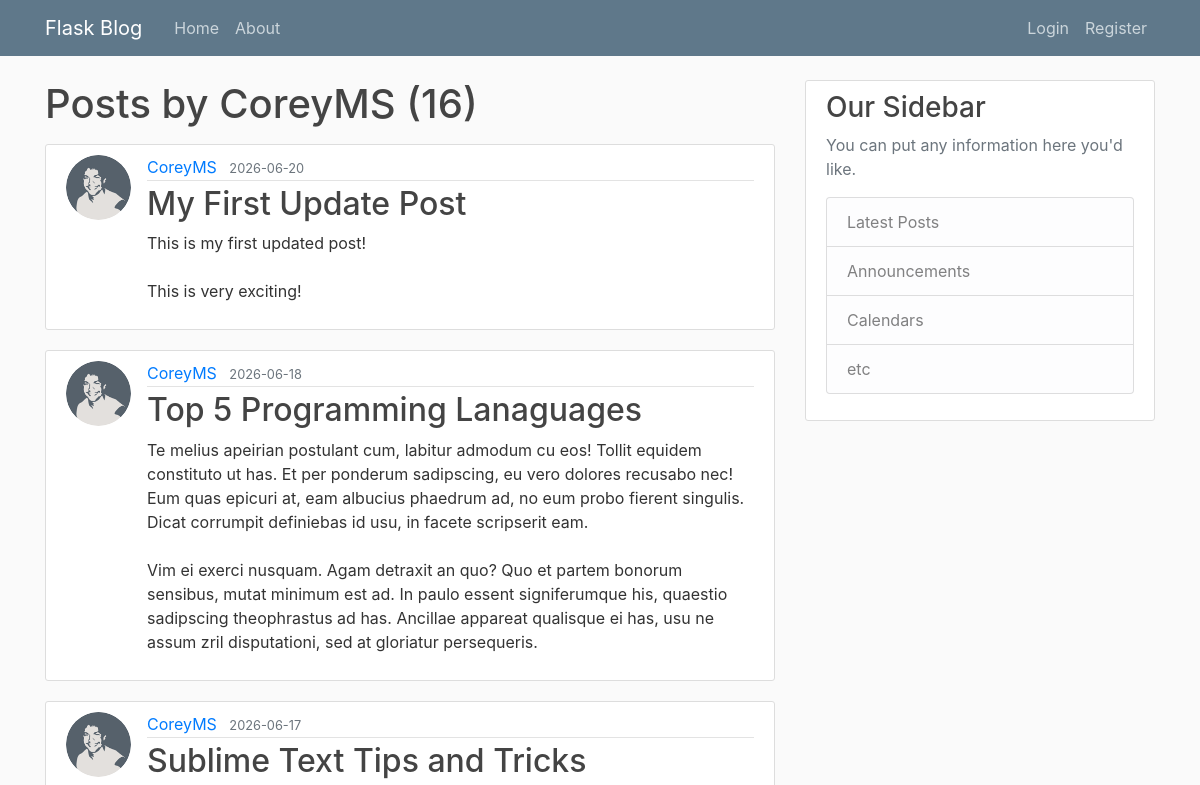
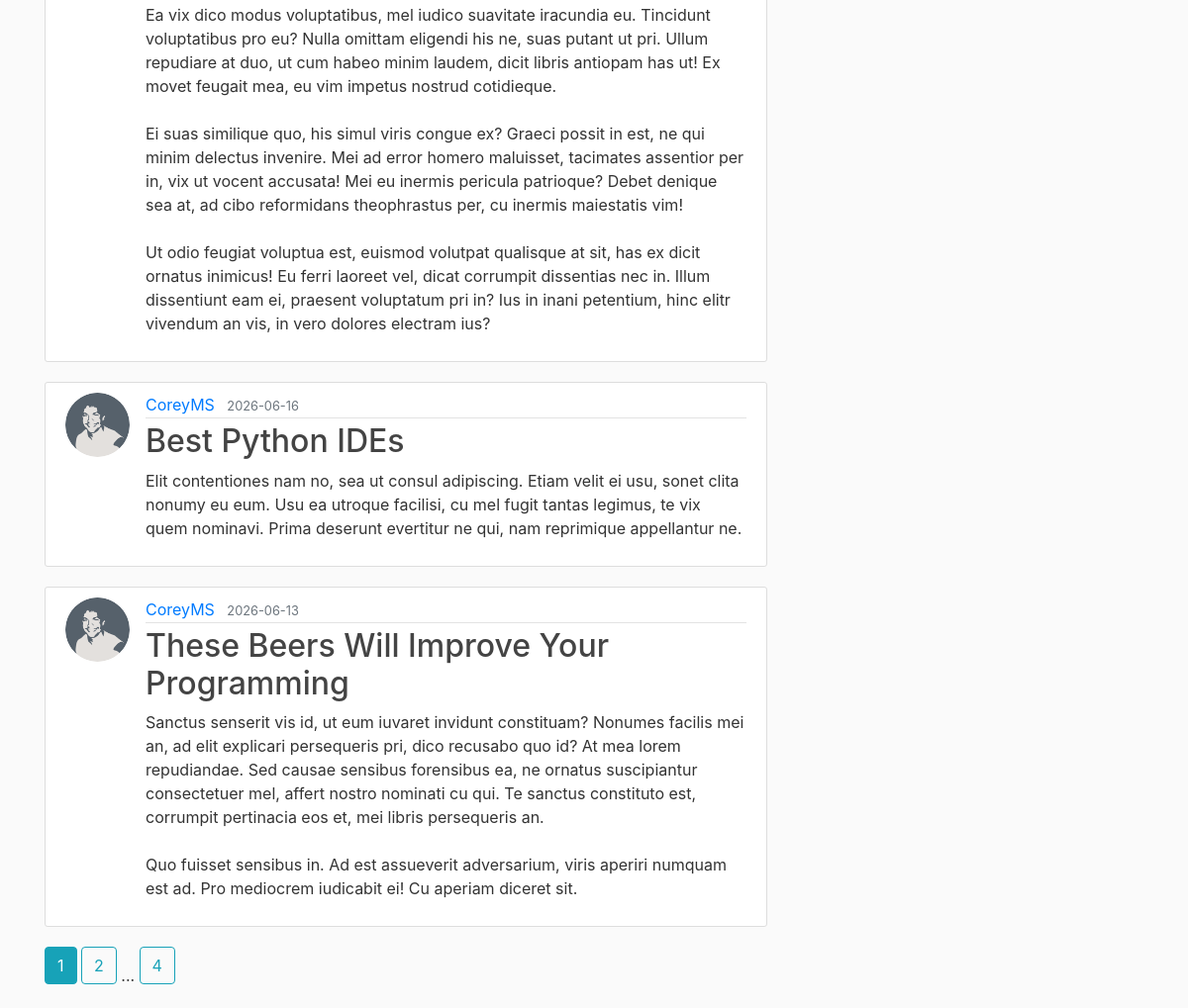
The app's page /user/CoreyMS with its own data (2 pictures, top to bottom).
### flaskblog/models.py (models this page shows, shortened)
class User(db.Model, UserMixin):
    id = db.Column(db.Integer, primary_key=True)
    username = db.Column(db.String(20), unique=True, nullable=False)
    email = db.Column(db.String(120), unique=True, nullable=False)
    image_file = db.Column(db.String(20), nullable=False, default="default.jpg")
    password = db.Column(db.String(60), nullable=False)
    posts = db.relationship("Post", backref="author", lazy=True)

class Post(db.Model):
    id = db.Column(db.Integer, primary_key=True)
    title = db.Column(db.String(100), nullable=False)
    date_posted = db.Column(db.DateTime, nullable=False, default=datetime.utcnow)
    content = db.Column(db.Text, nullable=False)
    user_id = db.Column(db.Integer, db.ForeignKey("user.id"), nullable=False)

### flaskblog/users/routes.py (the view)
@users.route("/user/<string:username>")
def user_posts(username):
    page = request.args.get("page", 1, type=int)
    user = User.query.filter_by(username=username).first_or_404()
    posts = (
        Post.query.filter_by(author=user)
        .order_by(Post.date_posted.desc())
        .paginate(page=page, per_page=5)
    )
    return render_template("user_posts.html", posts=posts, user=user)

### flaskblog/templates/user_posts.html
{% extends "layout.html" %}
{% block content %}
    <h1 class="mb-3">Posts by {{ user.username }} ({{ posts.total }})</h1>
    {% for post in posts.items %}
        <article class="media content-section">
          <img class="rounded-circle article-img" src="{{ url_for('static', filename='profile_pics/' + post.author.image_file) }}">
          <div class="media-body">
            <div class="article-metadata">
              <a class="mr-2" href="{{ url_for('users.user_posts', username=post.author.username) }}">{{ post.author.username }}</a>
              <small class="text-muted">{{ post.date_posted.strftime('%Y-%m-%d') }}</small>
            </div>
            <h2><a class="article-title" href="{{ url_for('posts.post', post_id=post.id) }}">{{ post.title }}</a></h2>
            <p class="article-content">{{ post.content }}</p>
          </div>
        </article>
    {% endfor %}
    {% for page_num in posts.iter_pages(left_edge=1, right_edge=1, left_current=1, right_current=2) %}
      {% if page_num %}
        {% if posts.page == page_num %}
          <a class="btn btn-info mb-4" href="{{ url_for('users.user_posts', username=user.username, page=page_num) }}">{{ page_num }}</a>
        {% else %}
          <a class="btn btn-outline-info mb-4" href="{{ url_for('users.user_posts', username=user.username, page=page_num) }}">{{ page_num }}</a>
        {% endif %}
      {% else %}
        ...
      {% endif %}
    {% endfor %}
{% endblock content %}

### flaskblog/static/main.css (style rules this page uses)
body { background: #fafafa; color: #333333; margin-top: 5rem; }
h1, h2, h3, h4, h5, h6 { color: #444444; }
.content-section { background: #ffffff; padding: 10px 20px; border: 1px solid #dddddd; border-radius: 3px; margin-bottom: 20px; }
.article-title { color: #444444; }
.article-content { white-space: pre-line; }
.article-img { height: 65px; width: 65px; margin-right: 16px; }
.article-metadata { padding-bottom: 1px; margin-bottom: 4px; border-bottom: 1px solid #e3e3e3 }

### records on screen
User: username "CoreyMS"
Post: image_file (picture), author.username "CoreyMS", date_posted "2026-06-20", title "My First Update Post", content "This is my first updated post! This is very exciting!"
Post: image_file (picture), author.username "CoreyMS", date_posted "2026-06-18", title "Top 5 Programming Lanaguages", content "Te melius apeirian postulant cum, labitur admodum cu eos! Tollit equidem constituto ut has. Et per ponderum sadipscing, eu vero dolores recusabo nec! Eum quas epicuri at, eam albucius phaedrum ad, no eum probo fierent singulis. Dicat corrumpit definiebas id usu, in facete scripserit eam. Vim ei exerci nusquam. Agam detraxit an quo? Quo et partem bonorum sensibus, mutat minimum est ad. In paulo essent signiferumque his, quaestio sadipscing theophrastus ad has. Ancillae appareat qualisque ei has, usu ne assum zril disputationi, sed at gloriatur persequeris."
Post: image_file (picture), author.username "CoreyMS", date_posted "2026-06-17", title "Sublime Text Tips and Tricks", content "Ea vix dico modus voluptatibus, mel iudico suavitate iracundia eu. Tincidunt voluptatibus pro eu? Nulla omittam eligendi his ne, suas putant ut pri. Ullum repudiare at duo, ut cum habeo minim laudem, dicit libris antiopam has ut! Ex movet feugait mea, eu vim impetus nostrud cotidieque. Ei suas similique quo, his simul viris congue ex? Graeci possit in est, ne qui minim delectus invenire. Mei ad error homero maluisset, tacimates assentior per in, vix ut vocent accusata! Mei eu inermis pericula patrioque? Debet denique sea at, ad cibo reformidans theophrastus per, cu inermis maiestatis vim! Ut odio feugiat voluptua est, euismod volutpat qualisque at sit, has ex dicit ornatus inimicus! Eu…"
Post: image_file (picture), author.username "CoreyMS", date_posted "2026-06-16", title "Best Python IDEs", content "Elit contentiones nam no, sea ut consul adipiscing. Etiam velit ei usu, sonet clita nonumy eu eum. Usu ea utroque facilisi, cu mel fugit tantas legimus, te vix quem nominavi. Prima deserunt evertitur ne qui, nam reprimique appellantur ne."
Post: image_file (picture), author.username "CoreyMS", date_posted "2026-06-13", title "These Beers Will Improve Your Programming", content "Sanctus senserit vis id, ut eum iuvaret invidunt constituam? Nonumes facilis mei an, ad elit explicari persequeris pri, dico recusabo quo id? At mea lorem repudiandae. Sed causae sensibus forensibus ea, ne ornatus suscipiantur consectetuer mel, affert nostro nominati cu qui. Te sanctus constituto est, corrumpit pertinacia eos et, mei libris persequeris an. Quo fuisset sensibus in. Ad est assueverit adversarium, viris aperiri numquam est ad. Pro mediocrem iudicabit ei! Cu aperiam diceret sit."

### other values on screen
{{ posts.total }} "16"
{{ page_num }} "1"
{{ page_num }} "2" "4"
